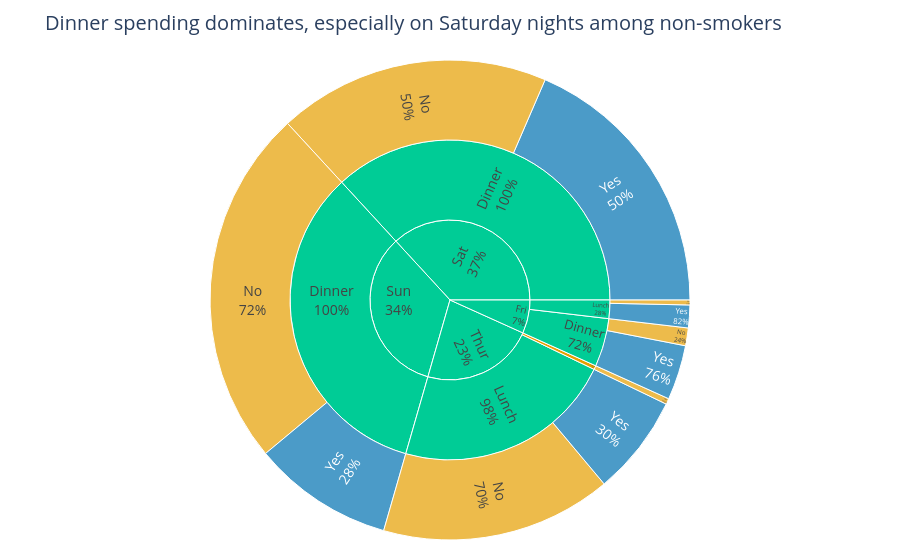

Write notebook code for a chart like this one.
### Markdown cell above
## Task 2 — Sunburst: tipping behaviour by day and meal time

**What to build:** A sunburst chart using the built-in `tips` dataset showing how **total bill amount** is distributed across day → time → smoker status.

**Requirements:**
- Load tips with `px.data.tips()`
- Aggregate **total bill** (sum of `total_bill`) per group — not count
- Hierarchy: `path=['day', 'time', 'smoker']`
- Colour encodes smoker status with a CVD-safe blue/orange palette
- Grey out parent nodes (day and time level)
- Use `percent parent` for text labels
- Insight title describing where the most spending happens

> 💡 `tips.groupby(['day', 'time', 'smoker'])['total_bill'].sum().reset_index()`

### Code cell
# Task 2
# YOUR CODE HERE
import pandas as pd
import plotly.express as px

# Load built-in tips dataset
tips = px.data.tips()

# Aggregate total bill sum by day, time, and smoker
tips_grouped = (
    tips.groupby(["day", "time", "smoker"])["total_bill"]
    .sum()
    .reset_index()
)

# Build sunburst chart
fig = px.sunburst(
    tips_grouped,
    path=["day", "time", "smoker"],
    values="total_bill",
    color="smoker",   # meaningful category
    color_discrete_map={
        "Yes": "#0072B2",   # blue
        "No": "#E69F00"     # orange
    },
    title="Dinner spending dominates, especially on Saturday nights among non-smokers"
)

# Customise labels and styling
fig.update_traces(
    textinfo="label+percent parent",
    insidetextorientation="radial",
    root_color="lightgrey"   # grey out parent/root nodes
)

fig.update_layout(
    margin=dict(t=60, l=20, r=20, b=20),
    font=dict(size=14)
)

fig.show()

### Figure 1 — Plotly figure (JSON) as saved in the notebook; plotly's stock layout.template omitted (floating-point values rounded to 4 significant figures)
{"data": [{"branchvalues": "total", "customdata": [["(?)"], ["(?)"], ["(?)"], ["(?)"], ["(?)"], ["(?)"], ["(?)"], ["(?)"], ["(?)"], ["No"], ["No"], ["No"], ["No"], ["No"], ["No"], ["No"], ["Yes"], ["Yes"], ["Yes"], ["Yes"], ["Yes"]], "domain": {"x": [0, 1], "y": [0, 1]}, "hovertemplate": "labels=%{label}<br>total_bill=%{value}<br>parent=%{parent}<br>id=%{id}<br>smoker=%{customdata[0]}<extra></extra>", "ids": ["Thur", "Sat", "Fri", "Thur/Lunch", "Sun/Dinner", "Sat/Dinner", "Fri/Lunch", "Fri/Dinner", "Sun", "Thur/Dinner", "Fri/Dinner/No", "Thur/Dinner/No", "Sun/Dinner/No", "Sat/Dinner/No", "Fri/Lunch/No", "Thur/Lunch/No", "Sun/Dinner/Yes", "Sat/Dinner/Yes", "Fri/Lunch/Yes", "Fri/Dinner/Yes", "Thur/Lunch/Yes"], "insidetextorientation": "radial", "labels": ["Thur", "Sat", "Fri", "Lunch", "Dinner", "Dinner", "Lunch", "Dinner", "Sun", "Dinner", "No", "No", "No", "No", "No", "No", "Yes", "Yes", "Yes", "Yes", "Yes"], "marker": {"colors": ["#00cc96", "#00cc96", "#00cc96", "#00cc96", "#00cc96", "#00cc96", "#00cc96", "#00cc96", "#00cc96", "#E69F00", "#E69F00", "#E69F00", "#E69F00", "#E69F00", "#E69F00", "#E69F00", "#0072B2", "#0072B2", "#0072B2", "#0072B2", "#0072B2"]}, "name": "", "parents": ["", "", "", "Thur", "Sun", "Sat", "Fri", "Fri", "", "Thur", "Fri/Dinner", "Thur/Dinner", "Sun/Dinner", "Sat/Dinner", "Fri/Lunch", "Thur/Lunch", "Sun/Dinner", "Sat/Dinner", "Fri/Lunch", "Fri/Dinner", "Thur/Lunch"], "root": {"color": "lightgrey"}, "textinfo": "label+percent parent", "type": "sunburst", "values": [1096.0, 1778.0, 325.9, 1078.0, 1627.0, 1778.0, 89.92, 236.0, 1627.0, 18.78, 57.7, 18.78, 1169.0, 884.8, 15.98, 751.3, 458.3, 893.6, 73.94, 178.3, 326.2]}], "layout": {"font": {"size": 14}, "legend": {"tracegroupgap": 0}, "margin": {"b": 20, "l": 20, "r": 20, "t": 60}, "title": {"text": "Dinner spending dominates, especially on Saturday nights among non-smokers"}}}
